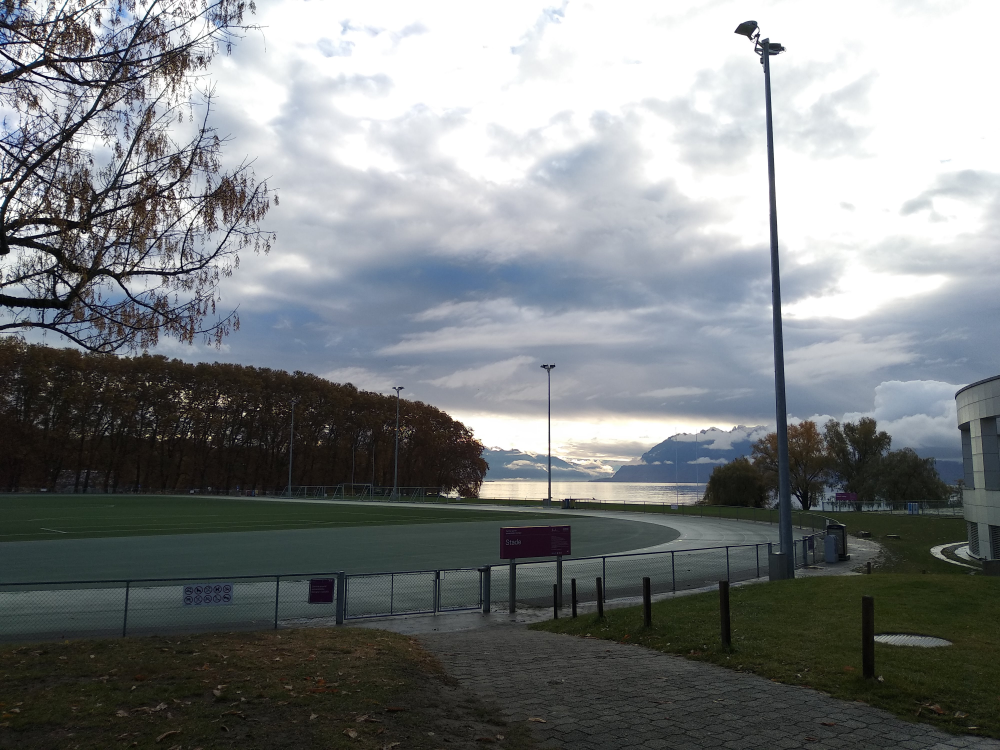
%> input picture Homework 3-20181130/matlab_code/IMAGES/CS-image.jpg, 4000 x 3000 px (shown at 1/4 size)
$ octave Exercise23.m   (GNU Octave 9; MATLAB toolbox functions it lacks are replaced by stand-ins)
%> lines starting %> are read from the running program, lines starting %| are printed output that depends on the picture
### Homework 3-20181130/matlab_code/utilities/daubcqf.m
function [h_0,h_1] = daubcqf(N,TYPE)
%    [h_0,h_1] = daubcqf(N,TYPE);
%
%    Function computes the Daubechies' scaling and wavelet filters
%    (normalized to sqrt(2)).
%
%    Input:
%       N    : Length of filter (must be even)
%       TYPE : Optional parameter that distinguishes the minimum phase,
%              maximum phase and mid-phase solutions ('min', 'max', or
%              'mid'). If no argument is specified, the minimum phase
%              solution is used.
%
%    Output:
%       h_0 : Minimal phase Daubechies' scaling filter
%       h_1 : Minimal phase Daubechies' wavelet filter
%
%    Example:
%       N = 4;
%       TYPE = 'min';
%       [h_0,h_1] = daubcqf(N,TYPE)
%       h_0 = 0.4830 0.8365 0.2241 -0.1294
%       h_1 = 0.1294 0.2241 -0.8365 0.4830
%
%    Reference: "Orthonormal Bases of Compactly Supported Wavelets",
%                CPAM, Oct.89
%
%Author: Ramesh Gopinath  <ramesh@dsp.rice.edu>

if(nargin < 2),
  TYPE = 'min';
end;
if(rem(N,2) ~= 0),
  error('No Daubechies filter exists for ODD length');
end;
K = N/2;
a = 1;
p = 1;
q = 1;
h_0 = [1 1];
for j  = 1:K-1,
  a = -a * 0.25 * (j + K - 1)/j;
  h_0 = [0 h_0] + [h_0 0];
  p = [0 -p] + [p 0];
  p = [0 -p] + [p 0];
  q = [0 q 0] + a*p;
end;
q = sort(roots(q));
qt = q(1:K-1);
if TYPE=='mid',
  if rem(K,2)==1,
    qt = q([1:4:N-2 2:4:N-2]);
  else
    qt = q([1 4:4:K-1 5:4:K-1 N-3:-4:K N-4:-4:K]);
  end;
end;
h_0 = conv(h_0,real(poly(qt)));
h_0 = sqrt(2)*h_0/sum(h_0); 	%Normalize to sqrt(2);
if(TYPE=='max'),
  h_0 = fliplr(h_0);
end;
if(abs(sum(h_0 .^ 2))-1 > 1e-4)
  error('Numerically unstable for this value of "N".');
end;
h_1 = rot90(h_0,2);
h_1(1:2:N)=-h_1(1:2:N);

### Homework 3-20181130/matlab_code/Exercise23.m

%%%%%%%%%%%%%%%%%%%%%%%%%%%%%%%%%%%%%%%%%%%%%%%%%%%%%%%%%%%%
%%% Exercise    2.3 & 2.4                Denoising Images%%%
%%%%%%%%%%%%%%%%%%%%%%%%%%%%%%%%%%%%%%%%%%%%%%%%%%%%%%%%%%%%

%% Paths
addpath('utilities/');
addpath('IMAGES/')

%% Load Image and transform
I           = imread('CS-image.jpg');
I           = rgb2gray(I);
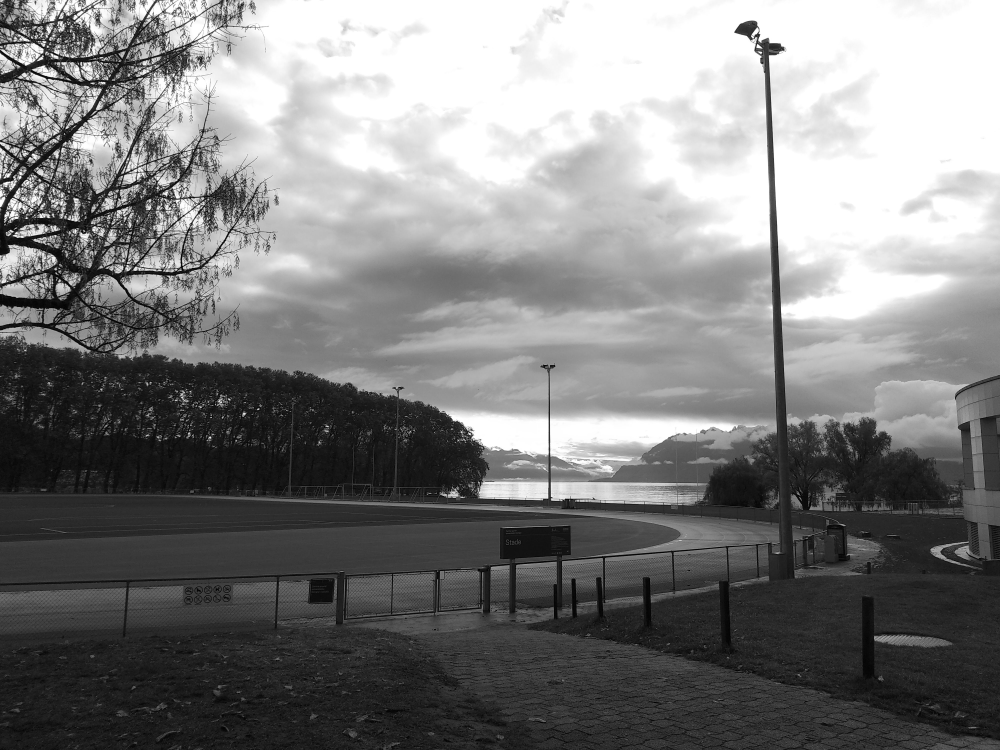
%> I: size 3000x4000 uint8 (shown at 1/4 size); min 0, max 255, mean 127
I           = double(I);
%> I: size 3000x4000 double
I           = imresize(I, [256 256]);
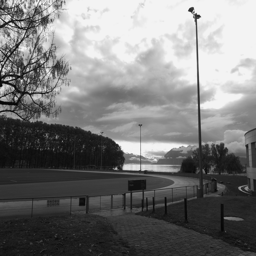
%> I: size 256x256 double; min -0.507, max 267.5, mean 127; drawn with min black and max white
y           = I + 15*randn(size(I)); % Generate noisy image
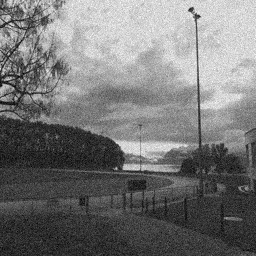
%> y: size 256x256 double; min -30.36, max 308.5, mean 126.9; drawn with min black and max white

m_l1           = 256;
N           = m_l1^2;

%% Wavelet operators
% Define the function handles that compute
% the products by W (DWT) and W' (inverse DWT)

wav         = daubcqf(8);
level       = log2(m_l1); % Maximum level

% Adjoint wavelet transform - From wavelet coefficients to image
WT          = @(x) midwt(x,wav,level);
% Wavelet transform -  From image to wavelet coefficient
W           = @(x) mdwt(x,wav,level);

%% Define PSNR
psnr_f        = @(I, I_trans) 20*log10(max(max(I))/sqrt((1/N)*norm(I - I_trans, 'fro')^2));


%% Lasso & TV approximations
prox_tv_maxiters = 100;
prox_tv_tol      = 1e-5;

psnr_l1          = [];
psnr_tv          = [];

regs             = logspace(-5,5,20);

for i=1:length(regs)

    % Select regularizer value
    reg         = regs(i);

    % Compute l1 approximation
%> (the run ends here)

$ run again, with Homework 3-20181130/matlab_code/IMAGES/Randa.jpg copied over Homework 3-20181130/matlab_code/IMAGES/CS-image.jpg
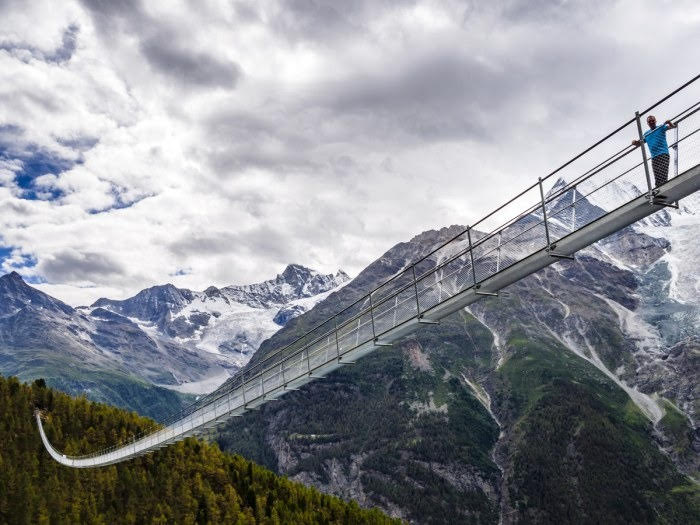
%> input picture Homework 3-20181130/matlab_code/IMAGES/Randa.jpg, 700 x 525 px
%> I is the input picture: size 525x700x3 uint8; mean R, G, B 142.8, 145.2, 150.9
%> `I           = imresize(I, [256 256]);`:
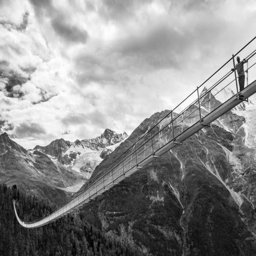
%> I: size 256x256 double; min 3.37, max 256.9, mean 145.1; drawn with min black and max white
%> `y           = I + 15*randn(size(I));`:
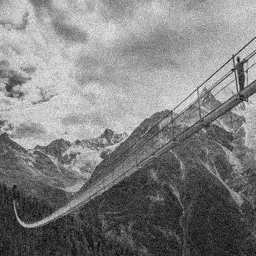
%> y: size 256x256 double; min -26.15, max 312.6, mean 145; drawn with min black and max white

$ run again, with Homework 3-20181130/matlab_code/IMAGES/epfl_1024.jpg copied over Homework 3-20181130/matlab_code/IMAGES/CS-image.jpg
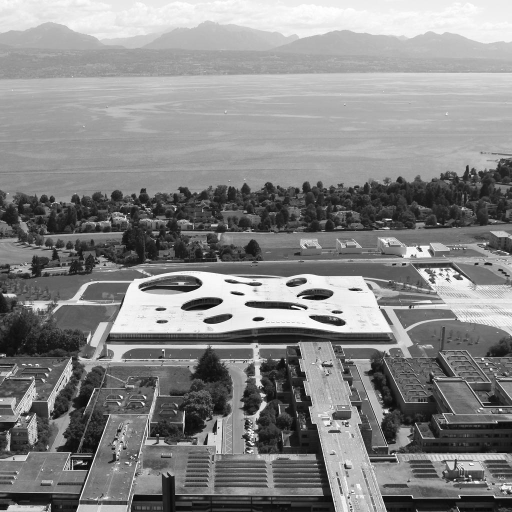
%> input picture Homework 3-20181130/matlab_code/IMAGES/epfl_1024.jpg, 1024 x 1024 px (shown at 1/2 size)
%> I is the input picture: size 1024x1024 uint8; min 0, max 255, mean 134.2
%> `I           = imresize(I, [256 256]);`:
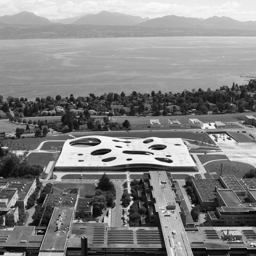
%> I: size 256x256 double; min 3.92, max 258.3, mean 134.2; drawn with min black and max white
%> `y           = I + 15*randn(size(I));`:
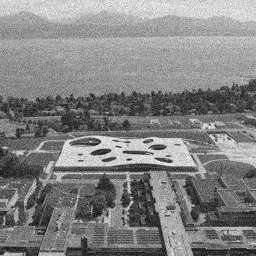
%> y: size 256x256 double; min -37.32, max 296.5, mean 134.1; drawn with min black and max white
